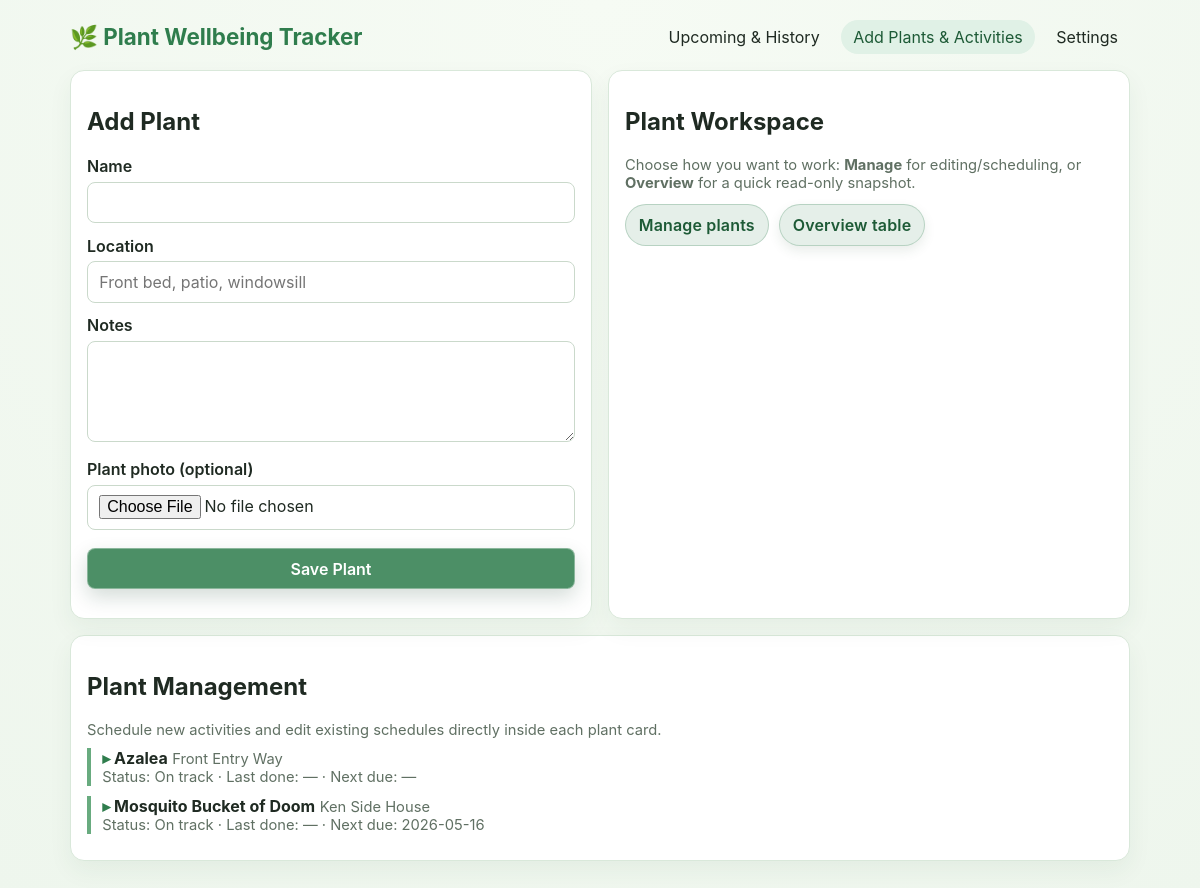
Page /add on the committed database.
### app.py (models this page shows)
class Plant(db.Model):
    id = db.Column(db.Integer, primary_key=True)
    name = db.Column(db.String(120), nullable=False)
    location = db.Column(db.String(120), nullable=True)
    notes = db.Column(db.Text, nullable=True)
    image_path = db.Column(db.String(255), nullable=True)
    archived_on = db.Column(db.Date, nullable=True)
    tasks = db.relationship('Task', backref='plant', cascade='all,delete-orphan', lazy=True)
    photos = db.relationship('PlantPhoto', backref='plant', cascade='all,delete-orphan', lazy=True)

class Task(db.Model):
    id = db.Column(db.Integer, primary_key=True)
    plant_id = db.Column(db.Integer, db.ForeignKey('plant.id'), nullable=False)
    activity = db.Column(db.String(120), nullable=False)
    due_date = db.Column(db.Date, nullable=False)
    completed_on = db.Column(db.Date, nullable=True)
    recurrence_days = db.Column(db.Integer, nullable=True)
    start_date = db.Column(db.Date, nullable=True)
    end_date = db.Column(db.Date, nullable=True)
    reminder_timing = db.Column(db.String(24), nullable=True, default='none')

### app.py (the view)
@app.route('/add')
def add_page():
    view_mode = request.args.get('view', 'manage')
    plants = Plant.query.filter(Plant.archived_on.is_(None)).order_by(Plant.name.asc()).all()
    archived_plants = Plant.query.filter(Plant.archived_on.isnot(None)).order_by(Plant.name.asc()).all()
    care_summaries = {plant.id: _plant_care_summary(plant) for plant in plants}
    today = date.today()
    return render_template(
        'add.html',
        plants=plants,
        archived_plants=archived_plants,
        active_page='add',
        care_summaries=care_summaries,
        view_mode=view_mode if view_mode in {'manage', 'overview'} else 'manage',
        today=today,
    )

### app.py (called while the page is built)
def _plant_care_summary(plant: Plant):
    open_tasks = [t for t in plant.tasks if t.completed_on is None]
    completed_tasks = [t for t in plant.tasks if t.completed_on]
    next_due = min((t.due_date for t in open_tasks), default=None)
    last_done = max((t.completed_on for t in completed_tasks), default=None)
    today = date.today()
    if next_due is None:
        status = 'On track'
    elif next_due < today:
        status = 'Overdue'
    elif next_due <= today + timedelta(days=3):
        status = 'Due soon'
    else:
        status = 'On track'
    return {'next_due': next_due, 'last_done': last_done, 'status': status}

def _initialize_database() -> None:
    global _schema_initialized
    if _schema_initialized:
        return
    with app.app_context():
        db.create_all()
        _ensure_schema_updates()
    _schema_initialized = True

@app.before_request
def _initialize_database_before_request():
    _initialize_database()

### templates/add.html (shortened to what this page needs)
{% extends 'base.html' %}
{% block content %}
<div class="grid">
  <div class="card">
    <h2>Add Plant</h2>
    <form method="post" action="{{ url_for('add_plant') }}" enctype="multipart/form-data">
      <label for="new-name">Name</label><input id="new-name" name="name" required />
      <label for="new-location">Location</label><input id="new-location" name="location" placeholder="Front bed, patio, windowsill" />
      <label for="new-notes">Notes</label><textarea id="new-notes" name="notes" rows="4"></textarea>
      <label for="new-image">Plant photo (optional)</label><input id="new-image" name="image" type="file" accept="image/png,image/jpeg,image/gif,image/webp" />
      <button type="submit">Save Plant</button>
    </form>
  </div>
  <div class="card">
    <h2>Plant Workspace</h2>
    <div class="small">Choose how you want to work: <strong>Manage</strong> for editing/scheduling, or <strong>Overview</strong> for a quick read-only snapshot.</div>
    <div class="button-row" style="margin-top:.75rem;">
      <a class="btn {{ 'btn-secondary' if view_mode != 'manage' else '' }}" href="{{ url_for('add_page', view='manage') }}">Manage plants</a>
      <a class="btn {{ 'btn-secondary' if view_mode != 'overview' else '' }}" href="{{ url_for('add_page', view='overview') }}">Overview table</a>
    </div>
  </div>
</div>
<div class="card">
<h2>{{ 'Plant Overview' if view_mode == 'overview' else 'Plant Management' }}</h2>
<div class="small">{{ 'Read-only snapshot of care status for every active plant.' if view_mode == 'overview' else 'Schedule new activities and edit existing schedules directly inside each plant card.' }}</div>
{% if view_mode == 'overview' %}
<div style="overflow-x:auto;">
<table style="width:100%; border-collapse: collapse; min-width: 660px;">
  <tr style="position: sticky; top: 0; background: #edf5ee; z-index: 1;"><th style="text-align:left; padding:.55rem; border-bottom:1px solid #cddfce;">Name</th><th style="text-align:left; padding:.55rem; border-bottom:1px solid #cddfce;">Status</th><th style="text-align:left; padding:.55rem; border-bottom:1px solid #cddfce;">Last done</th><th style="text-align:left; padding:.55rem; border-bottom:1px solid #cddfce;">Next due</th></tr>
{% for plant in plants %}{% set summary = care_summaries[plant.id] %}<tr style="background: {{ '#fafdf9' if loop.index is odd else '#f2f8f2' }};"><td style="padding:.5rem .55rem;">{{ plant.name }}</td><td style="padding:.5rem .55rem;">{{ summary.status }}</td><td style="padding:.5rem .55rem;">{{ summary.last_done.isoformat() if summary.last_done else '—' }}</td><td style="padding:.5rem .55rem;">{{ summary.next_due.isoformat() if summary.next_due else '—' }}</td></tr>{% endfor %}
</table>
</div>
{% else %}
{% for plant in plants %}
{% set summary = care_summaries[plant.id] %}
<details class="task task-collapsible">
<summary>
  <strong>{{ plant.name }}</strong> <span class="small">{{ plant.location }}</span>
  <div class="small">Status: <span class="badge">{{ summary.status }}</span> · Last done: {{ summary.last_done.isoformat() if summary.last_done else '—' }} · Next due: {{ summary.next_due.isoformat() if summary.next_due else '—' }}</div>
</summary>
<div class="task-content">
</div>
</details>
{% endfor %}
{% endif %}
</div>
{% endblock %}

### templates/base.html (style rules this page uses)
:root { --bg: #eef6ed; --card: #ffffff; --accent: #2f7d4d; --accent-soft: #e0f1e6; --text: #1f2a22; --muted: #607063; --warn: #d04848; --warn-soft: #fdecec; --warn-border: #f8caca; --border: #d9e8da; }
* { box-sizing: border-box; }
body { font-family: "Inter", "Segoe UI", system-ui, sans-serif; margin: 0; background: radial-gradient(circle at top, #f6fbf4, var(--bg)); color: var(--text); }
.card { background: var(--card); border: 1px solid var(--border); border-radius: 14px; padding: 1rem; margin-bottom: 1rem; box-shadow: 0 10px 25px rgba(33, 83, 52, 0.06); }
.grid { display: grid; grid-template-columns: 1fr 1fr; gap: 1rem; }
input, textarea, select, button { width: 100%; padding: .6rem .7rem; margin-top: .35rem; margin-bottom: .8rem; border-radius: 8px; border: 1px solid #cad9cb; font: inherit; }
label { font-weight: 600; }
button { background: rgba(47, 125, 77, 0.86); color: white; border: 1px solid rgba(255,255,255,.35); font-weight: 600; cursor: pointer; backdrop-filter: blur(4px); -webkit-backdrop-filter: blur(4px); box-shadow: 0 8px 20px rgba(18, 63, 39, .18); transition: transform .14s ease, filter .14s ease, box-shadow .14s ease; }
.button-row { display: flex; gap: .65rem; flex-wrap: wrap; margin-top: .7rem; }
.btn { display: inline-flex; align-items: center; justify-content: center; gap: .4rem; border-radius: 999px; font-weight: 700; letter-spacing: .01em; transition: transform .14s ease, box-shadow .14s ease, filter .14s ease; padding: .7rem 1rem; min-height: 42px; }
.btn-secondary { background: #f5f9f5; color: #275339; border: 1px solid #bdd4c0; box-shadow: 0 5px 12px rgba(37, 76, 51, .10); }
.task { border-left: 4px solid #68ab7f; padding-left: .7rem; margin: .6rem 0; }
.task-collapsible summary { list-style: none; cursor: pointer; }
.task-collapsible summary strong::before { content: "▾ "; color: var(--accent); }
.task-collapsible:not([open]) summary strong::before { content: "▸ "; }
.button-row a { text-decoration: none; padding: .5rem .8rem; border-radius: 999px; background: rgba(47, 125, 77, 0.12); color: #1d5a36; border: 1px solid rgba(47,125,77,.25); font-weight: 600; }
.small { color: var(--muted); font-size: .92rem; }

### rows in the picture
Plant: name "Azalea", location "Front Entry Way", status "On track", last_done "—", next_due "—"
Plant: name "Mosquito Bucket of Doom", location "Ken Side House", status "On track", last_done "—"
Task: next_due "2026-05-16"

### other values in the picture
{{ 'Plant Overview' if view_mode == 'overview' else 'Plant Management' }} "Plant Management"
